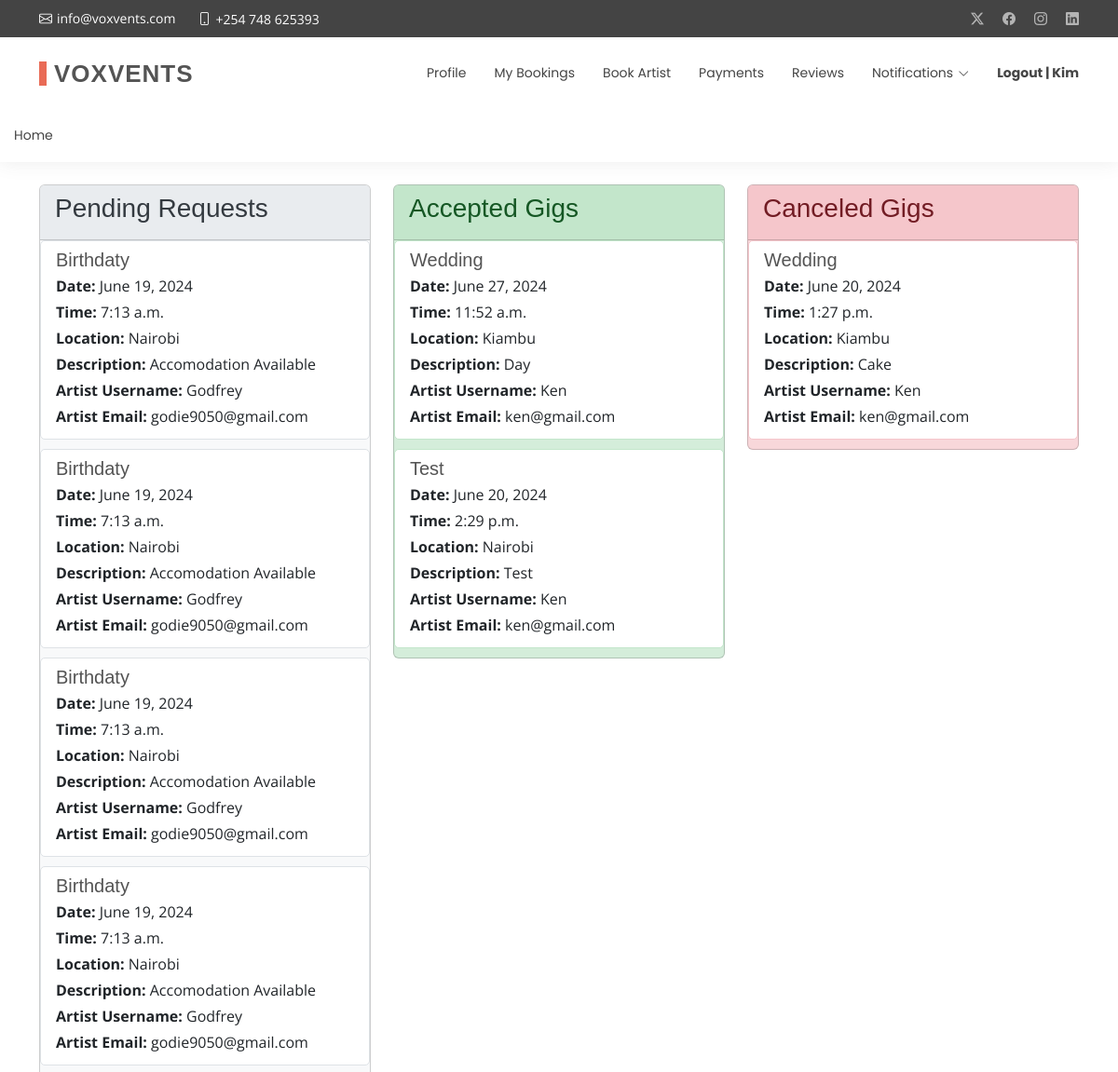
The page /bookings-view/ (signed in, upper part) on the database as committed earlier.
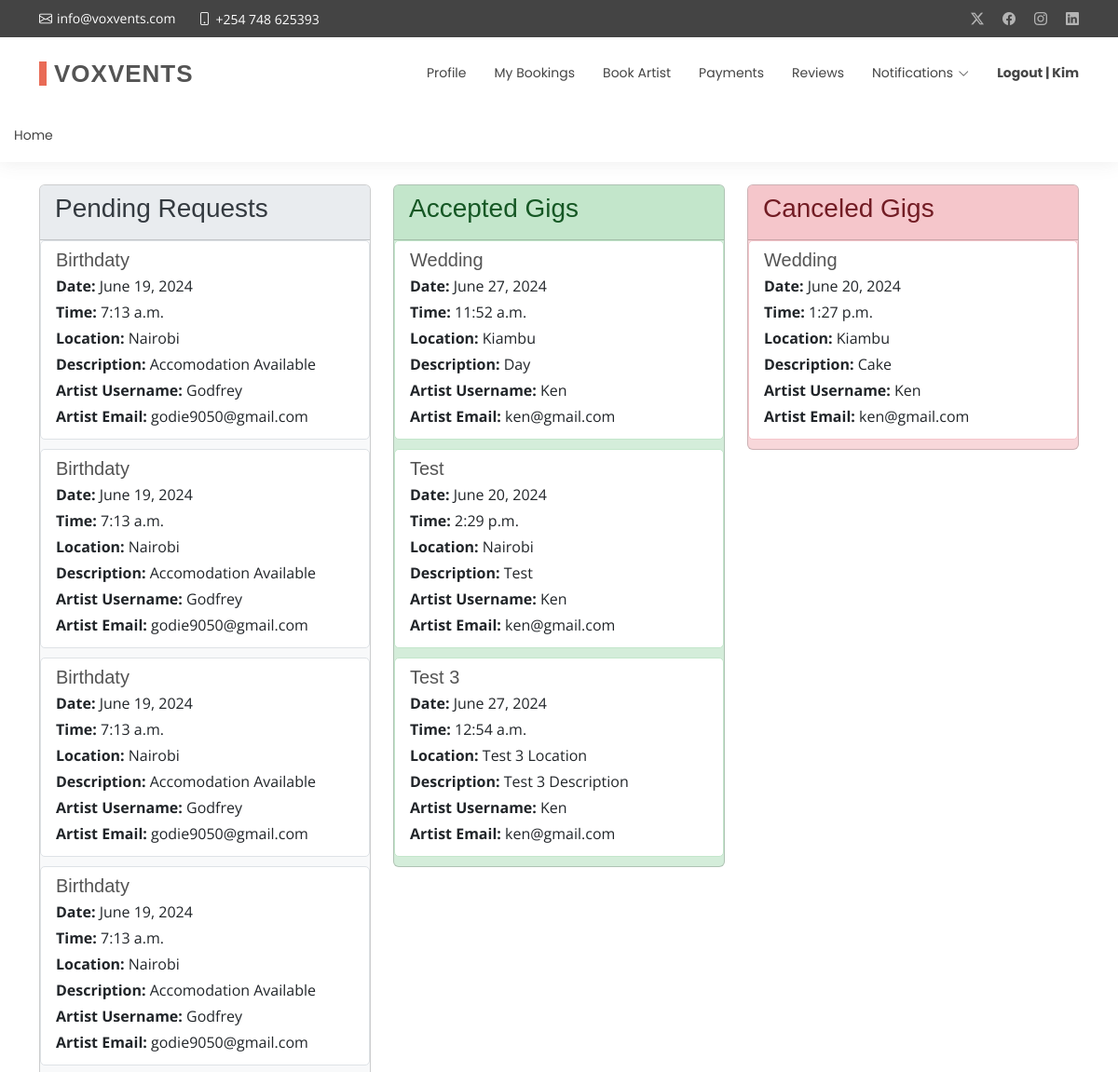
The same page on the database as committed later.
### voxapp/models.py (models this page shows, shortened)
class BookingRequest(models.Model):
    artist = models.ForeignKey(Profile, on_delete=models.CASCADE)
    user = models.ForeignKey(User, on_delete=models.CASCADE)
    event_name = models.CharField(max_length=100)
    event_date = models.DateField()
    event_time = models.TimeField()
    event_location = models.CharField(max_length=255)
    event_description = models.TextField()
    status = models.CharField(max_length=20, choices=[
        ('pending', 'Pending'),
        ('accepted', 'Accepted'),
        ('rejected', 'Rejected')
    ], default='pending')

class Profile(models.Model):
    USER_TYPE_CHOICES = [
        ('artist', 'Artist'),
        ('client', 'Client'),
        ('admin', 'Admin'),
    ]
    user = models.OneToOneField(User, on_delete=models.CASCADE)
    user_type = models.CharField(max_length=10, choices=USER_TYPE_CHOICES)
    class_name = models.CharField(max_length=100, blank=True, null=True)
    address = models.CharField(max_length=255, blank=True, null=True)
    profile_picture = models.ImageField(upload_to='profile_pics/', blank=True, null=True)
    pricing = models.DecimalField(max_digits=10, decimal_places=2, default=0.00, verbose_name='Default Pricing')

class AcceptedGig(models.Model):
    artist = models.ForeignKey(Profile, on_delete=models.CASCADE)
    event_name = models.CharField(max_length=255, blank=True, null=True)
    event_date = models.DateField()
    event_time = models.TimeField()
    event_location = models.CharField(max_length=255, blank=True, null=True)
    event_description = models.TextField()
    client_username = models.CharField(max_length=150, blank=True, null=True)
    client_email = models.EmailField()

class CanceledGig(models.Model):
    artist = models.ForeignKey(Profile, on_delete=models.CASCADE)
    event_name = models.CharField(max_length=255, blank=True, null=True)
    event_date = models.DateField()
    event_time = models.TimeField()
    event_location = models.CharField(max_length=255, blank=True, null=True)
    event_description = models.TextField()
    client_username = models.CharField(max_length=150, blank=True, null=True)
    client_email = models.EmailField()

### voxapp/views.py (the view)
# urls.py: path('bookings-view/', views.bookings_view, name='bookings_view'),
@login_required
def bookings_view(request):
    user = request.user
    booking_requests = BookingRequest.objects.filter(user=user)
    accepted_gigs = AcceptedGig.objects.filter(client_username=user.username)
    canceled_gigs = CanceledGig.objects.filter(client_username=user.username)
    context = {
        'booking_requests': booking_requests,
        'accepted_gigs': accepted_gigs,
        'canceled_gigs': canceled_gigs,
    }
    return render(request, 'client/client-bookings.html', context)

### templates/client/client-bookings.html (shortened to what the changed rows need)
{% extends "base.html" %}
{% load static %}
{% block main %}
<main class="main">
    <div class="container py-4">
        <div class="row mb-4">
            <div class="col-lg-4">
                <div class="card" style="background-color: #f8f9fa; color: #343a40;">
                    <ul class="list-group list-group-flush gig-requests-list">
                        {% for request in booking_requests %}
                        <li class="list-group-item gig-request-item" data-gig-id="{{ request.id }}" style="border: 1px solid #dee2e6; margin-bottom: 10px; border-radius: 5px;">
                            <h5 class="mb-1">{{ request.event_name }}</h5>
                            <p class="mb-1"><strong>Date:</strong> {{ request.event_date }}</p>
                            <p class="mb-1"><strong>Time:</strong> {{ request.event_time }}</p>
                            <p class="mb-1"><strong>Location:</strong> {{ request.event_location }}</p>
                            <p class="mb-1"><strong>Description:</strong> {{ request.event_description }}</p>
                            <p class="mb-1"><strong>Artist Username:</strong> {{ request.artist.user.username }}</p>
                            <p class="mb-1"><strong>Artist Email:</strong> {{ request.artist.user.email }}</p>
                        </li>
                        {% empty %}
                        <p>No pending bookings.</p>
                        {% endfor %}
                    </ul>
                </div>
            </div>
            <div class="col-lg-4">
                <div class="card" style="background-color: #d4edda; color: #155724;">
                    <ul class="list-group list-group-flush accepted-gigs-list">
                        {% for gig in accepted_gigs %}
                        <li class="list-group-item accepted-gig-item" style="border: 1px solid #c3e6cb; margin-bottom: 10px; border-radius: 5px;">
                            <h5 class="mb-1">{{ gig.event_name }}</h5>
                            <p class="mb-1"><strong>Date:</strong> {{ gig.event_date }}</p>
                            <p class="mb-1"><strong>Time:</strong> {{ gig.event_time }}</p>
                            <p class="mb-1"><strong>Location:</strong> {{ gig.event_location }}</p>
                            <p class="mb-1"><strong>Description:</strong> {{ gig.event_description }}</p>
                            <p class="mb-1"><strong>Artist Username:</strong> {{ gig.artist.user.username }}</p>
                            <p class="mb-1"><strong>Artist Email:</strong> {{ gig.artist.user.email }}</p>
                        </li>
                        {% empty %}
                        <p>No accepted bookings.</p>
                        {% endfor %}
                    </ul>
                </div>
            </div>
            <div class="col-lg-4">
                <div class="card" style="background-color: #f8d7da; color: #721c24;">
                    <ul class="list-group list-group-flush canceled-gigs-list">
                        {% for gig in canceled_gigs %}
                        <li class="list-group-item canceled-gig-item" style="border: 1px solid #f5c6cb; margin-bottom: 10px; border-radius: 5px;">
                            <h5 class="mb-1">{{ gig.event_name }}</h5>
                            <p class="mb-1"><strong>Date:</strong> {{ gig.event_date }}</p>
                            <p class="mb-1"><strong>Time:</strong> {{ gig.event_time }}</p>
                            <p class="mb-1"><strong>Location:</strong> {{ gig.event_location }}</p>
                            <p class="mb-1"><strong>Description:</strong> {{ gig.event_description }}</p>
                            <p class="mb-1"><strong>Artist Username:</strong> {{ gig.artist.user.username }}</p>
                            <p class="mb-1"><strong>Artist Email:</strong> {{ gig.artist.user.email }}</p>
                        </li>
                        {% empty %}
                        <p>No canceled gigs.</p>
                        {% endfor %}
                    </ul>
                </div>
            </div>
        </div>
    </div>
</main>
{% endblock %}

Rows that differ between the two databases and show on the page:
added AcceptedGig: event_name "Test 3", event_date "June 27, 2024", event_time "12:54 a.m.", event_location "Test 3 Location", event_description "Test 3 Description", artist.user.username "Ken", artist.user.email "ken@gmail.com"
